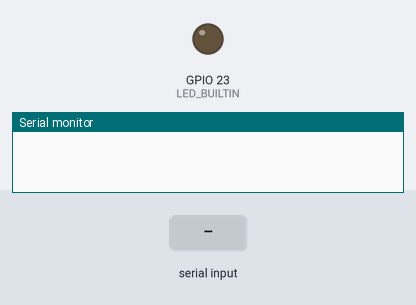
Simulated run of this sketch. Board: ESP32. Shown: output pins drawn as LEDs (lit = HIGH), the last lines printed to the serial monitor. Inputs (shaded band) come from the test bench. Nothing arrives over Bluetooth unless stated.

Above: at 2.2 s.
2.3 s: "1" received over the second serial link
At 2.41 s:
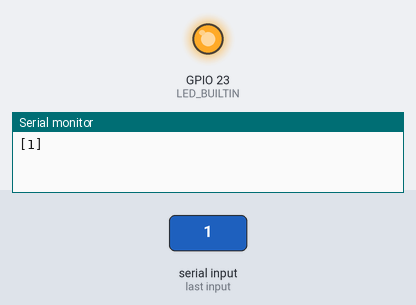
Timing chart, 0 to 5.3 s (numbered marks = the images above; inputs shaded):
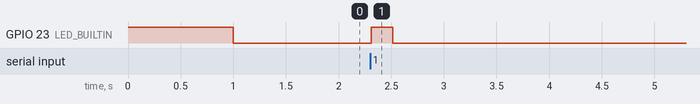

Measured:
- after the input at 2.3 s, GPIO 23 (LED_BUILTIN): LOW → HIGH at once, → LOW 0.20 s later

The sketch:

bluetooth_receiver.ino
```cpp
#include "BluetoothSerial.h"

#define LED_BUILTIN 23

#if !defined(CONFIG_BT_ENABLED) || !defined(CONFIG_BLUEDROID_ENABLED)
#error Bluetooth is not enabled! Please run `make menuconfig` to and enable it
#endif

BluetoothSerial SerialBT;


void setup() {
        Serial.begin(9600);
        SerialBT.begin("ESP32receiver"); //Bluetooth device name // <------- set this to be the same as the name you chose above!!!!!

        pinMode(LED_BUILTIN, OUTPUT);
        digitalWrite(LED_BUILTIN, HIGH);
        delay(1000);
        digitalWrite(LED_BUILTIN, LOW);
}

int blinktime = 0;
int willblink = 0;

void loop() {
  if(millis() > blinktime + 200 && willblink == 1){
    digitalWrite(23, LOW);
    willblink = 0;
  }
  /*
  if (Serial.available()) {
    SerialBT.write(Serial.read());
  }*/
  if (SerialBT.available()) {
    while (SerialBT.available()){
        char get_char = SerialBT.read();
        char str[4] = "[ ]";
        str[1] = get_char;
        Serial.println(str);
    }
    willblink = 1;
    blinktime = millis();
    digitalWrite(23, HIGH);
  }
  delay(20);
}
```
